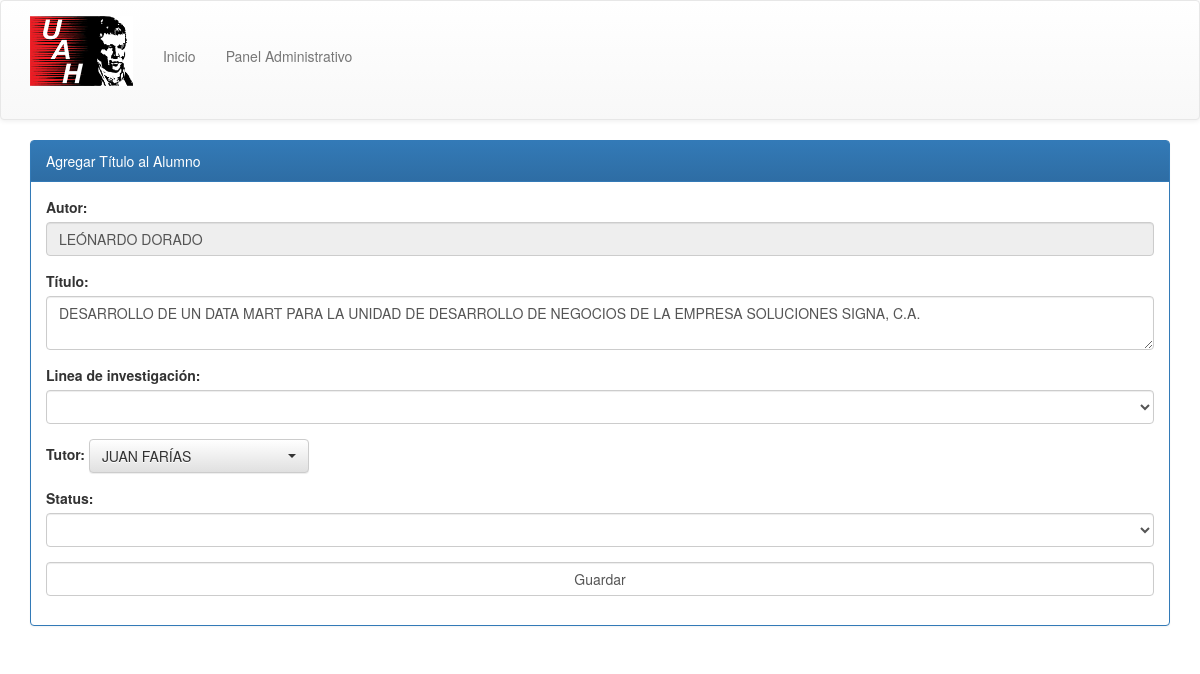
The page /editar_tesis/bce01826-e8b7-4988-901e-4c4eceb65ee3 on the database its author committed.
### tesis_orm.py (models this page shows, shortened)
class Alumno(Base):
    __tablename__ = "alumnos"
    indice = Column(String, primary_key=True, default=generar_identificador_unico)
    nombre = Column(String)
    apellido = Column(String, default="")
    cedula = Column(String)
    carrera = Column(String, default="")

class Tesis(Base):
    __tablename__ = "tesis"
    indice = Column(String, primary_key=True, default=generar_identificador_unico)
    titulo = Column(String)
    titulo_normalizado = Column(String)
    status = Column(String, default="PENDIENTE")
    tutor_indice = Column(String, ForeignKey("tutores.indice"))
    tutor = relationship("Tutor", backref="_tesis")
    autor_indice = Column(String, ForeignKey("alumnos.indice"))
    autor = relationship("Alumno", backref="_tesis")
    linea_investigacion_id = Column(String, ForeignKey("lineas_de_investigacion.indice"))
    linea_investigacion = relationship("LineaDeInvestigacion", backref="_tesis")

class Tutor(Base):
    __tablename__ = "tutores"
    indice = Column(String, primary_key=True, default=generar_identificador_unico)
    nombre = Column(String)
    apellido = Column(String, default="")
    cedula = Column(String, default="")
    lineas_investigacion = relationship("LineaDeInvestigacion",
        secondary="tutor_linea", backref="_tutores")
    def __eq__(self, otro):
        return self.indice == otro.indice

### tesis_web.py (the view)
@app.route("/editar_tesis/<indice>", methods=["GET", "POST"])
def editar_tesis(indice):
    tesis = bd.query(Tesis).get(indice)
    lineas = bd.query(LineaDeInvestigacion).all()
    tutores = bd.query(Tutor).all()
    if tesis:
        if request.method == "GET":
            return render_template("editar_tesis.html", tesis=tesis, lineas_investigacion=lineas, tutores=tutores)
        elif request.method == "POST":
            status = actualizar_tesis(tesis)
            if status != True:
                return render_template("editar_tesis.html", tesis=tesis, lineas_investigacion=lineas, tutores=tutores, error=status)
            else:
                return render_template("editar_tesis.html", tesis=tesis, lineas_investigacion=lineas, tutores=tutores)
    else:
        return "No existe la tesis", 400

### templates/editar_tesis.html (shortened to what this page needs)
{% extends "base.html" %}
{% block contenido %}
    <div class="container">
        <div class="panel panel-primary">
            <div class="panel-heading">Agregar Título al Alumno</div>
            <div class="panel-body">
                <form method="POST" action="/editar_tesis/{{ tesis.indice }}" enctype="multipart/form-data">
                    <div class="form-group">
                        <label for="">Autor: </label>
                        <input class="form-control" name="autor" type="text"  value="{{ tesis.autor.nombre }} {{ tesis.autor.apellido }}" disabled>
                    </div>
                    <div class="form-group">
                        <label for="">Título: </label>
                        <textarea class="form-control" name="titulo">{{ tesis.titulo }}</textarea>
                    </div>
                    <div class="form-group">
                        <label for="">Linea de investigación: </label>
                        <select class="form-control" name="linea_investigacion">
                            <option selected disabled hidden style='display: none' value=''></option>
                            {% for linea in lineas_investigacion %}
                            <option value="{{ linea.indice }}" {% if tesis.linea_investigacion.nombre == linea.nombre %}selected{% endif %}>{{ linea.nombre }}</option>
                            {% endfor %}
                        </select>
                    </div>
                    <div class="form-group">
                        <label for="">Tutor: </label>
                        <select class="selectpicker" data-live-search="true" name="tutor" >
                            {% for tutor in tutores %}
                            <option value="{{ tutor.indice }}" {% if tesis.tutor == tutor %}selected{% endif %}>{{ tutor.nombre }} {{ tutor.apellido }}</option>
                            {% endfor %}
                        </select>
                    </div>
                    <div class="form-group">
                        <label for="status">Status: </label>
                        <select name="status" class="form-control">
                            <option selected disabled hidden style='display: none' value=''></option>
                            <option value="rechazado" {% if tesis.status == "rechazado" %} selected {% endif %} >RECHAZADO</option>
                        </select>
                    </div>
                    <input class="form-control" type="submit" value="Guardar">
                </form>
            </div>
    </div>
{% endblock %}

### rows shown on the page
Alumno: autor "LEÓNARDO DORADO"
Tesis: titulo "DESARROLLO DE UN DATA MART PARA LA UNIDAD DE DESARROLLO DE NEGOCIOS DE LA EMPRESA SOLUCIONES SIGNA, C.A."
Tutor: nombre "JUAN", apellido "FARÍAS"
